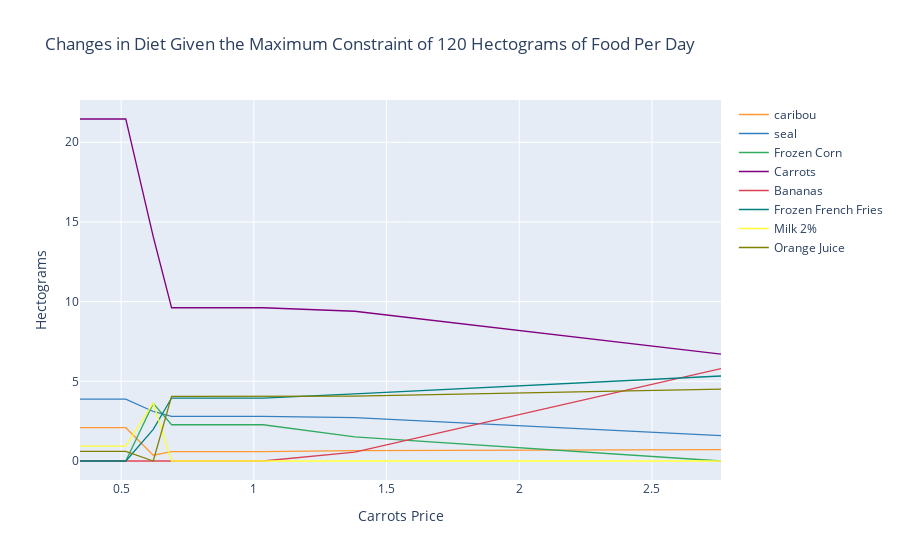

Notebook cell for this chart:
### Code cell
cf.go_offline()

ReferenceGood = 'Carrots'

scale = [0.5,0.75,0.9,1.,1.1,1.2,1.3,1.4,1.5,2,4]

cost0 = solve_subsistence_problem(FoodNutrients_2,Prices_2,
                                  diet_min[group],diet_max[group],max_weight=120,tol=tol).fun

my_p = Prices_2.copy()

diet = {}
for s in scale:

    my_p[ReferenceGood] = Prices_2[ReferenceGood]*s
    result = solve_subsistence_problem(FoodNutrients_2,my_p,
                                       diet_min[group],diet_max[group],max_weight=120,tol=tol)
    diet[my_p[ReferenceGood]] = result.diet

Diet_response = pd.DataFrame(diet).T
Diet_response.index.name = '%s Price' % ReferenceGood

Diet_response.reset_index(inplace=True)

# Get rid of units for index (cufflinks chokes)
Diet_response['%s Price' % ReferenceGood] = Diet_response['%s Price' % ReferenceGood].apply(lambda x: x.magnitude)

Diet_response = Diet_response.set_index('%s Price' % ReferenceGood)

# Just look at goods consumed in quantities greater than error tolerance
Diet_response.loc[:, (Diet_response > tol).sum() > 0].iplot(layout={
    'title': 'Changes in Diet Given the Maximum Constraint of 120 Hectograms of Food Per Day',  # Customize this title as needed
    'xaxis': {
        'title': f'{ReferenceGood} Price'
    },
    'yaxis': {
        'title': 'Hectograms'
    }
})

### Figure 1 — Plotly figure (JSON) as saved in the notebook; plotly's stock layout.template omitted (floating-point values rounded to 4 significant figures)
{"data": [{"line": {"color": "rgba(255, 153, 51, 1.0)", "dash": "solid", "shape": "linear", "width": 1.3}, "mode": "lines", "name": "caribou", "text": "", "type": "scatter", "x": [0.345, 0.5175, 0.621, 0.69, 0.759, 0.828, 0.897, 0.966, 1.035, 1.38, 2.76], "y": [2.092, 2.092, 0.3642, 0.5823, 0.5823, 0.5823, 0.5823, 0.5823, 0.5823, 0.6484, 0.7195]}, {"line": {"color": "rgba(55, 128, 191, 1.0)", "dash": "solid", "shape": "linear", "width": 1.3}, "mode": "lines", "name": "seal", "text": "", "type": "scatter", "x": [0.345, 0.5175, 0.621, 0.69, 0.759, 0.828, 0.897, 0.966, 1.035, 1.38, 2.76], "y": [3.882, 3.882, 3.106, 2.802, 2.802, 2.802, 2.802, 2.802, 2.802, 2.726, 1.592]}, {"line": {"color": "rgba(50, 171, 96, 1.0)", "dash": "solid", "shape": "linear", "width": 1.3}, "mode": "lines", "name": "Frozen Corn", "text": "", "type": "scatter", "x": [0.345, 0.5175, 0.621, 0.69, 0.759, 0.828, 0.897, 0.966, 1.035, 1.38, 2.76], "y": [0, 0, 3.616, 2.275, 2.275, 2.275, 2.275, 2.275, 2.275, 1.514, 0]}, {"line": {"color": "rgba(128, 0, 128, 1.0)", "dash": "solid", "shape": "linear", "width": 1.3}, "mode": "lines", "name": "Carrots", "text": "", "type": "scatter", "x": [0.345, 0.5175, 0.621, 0.69, 0.759, 0.828, 0.897, 0.966, 1.035, 1.38, 2.76], "y": [21.46, 21.46, 14.07, 9.617, 9.617, 9.617, 9.617, 9.617, 9.617, 9.397, 6.707]}, {"line": {"color": "rgba(219, 64, 82, 1.0)", "dash": "solid", "shape": "linear", "width": 1.3}, "mode": "lines", "name": "Bananas", "text": "", "type": "scatter", "x": [0.345, 0.5175, 0.621, 0.69, 0.759, 0.828, 0.897, 0.966, 1.035, 1.38, 2.76], "y": [0, 0, 0, 0, 0, 0, 0, 0, 0, 0.5515, 5.8]}, {"line": {"color": "rgba(0, 128, 128, 1.0)", "dash": "solid", "shape": "linear", "width": 1.3}, "mode": "lines", "name": "Frozen French Fries", "text": "", "type": "scatter", "x": [0.345, 0.5175, 0.621, 0.69, 0.759, 0.828, 0.897, 0.966, 1.035, 1.38, 2.76], "y": [0, 0, 1.987, 3.951, 3.951, 3.951, 3.951, 3.951, 3.951, 4.212, 5.333]}, {"line": {"color": "rgba(255, 255, 51, 1.0)", "dash": "solid", "shape": "linear", "width": 1.3}, "mode": "lines", "name": "Milk 2%", "text": "", "type": "scatter", "x": [0.345, 0.5175, 0.621, 0.69, 0.759, 0.828, 0.897, 0.966, 1.035, 1.38, 2.76], "y": [0.939, 0.939, 3.653, 0, 0, 0, 0, 0, 0, 0, 0]}, {"line": {"color": "rgba(128, 128, 0, 1.0)", "dash": "solid", "shape": "linear", "width": 1.3}, "mode": "lines", "name": "Orange Juice", "text": "", "type": "scatter", "x": [0.345, 0.5175, 0.621, 0.69, 0.759, 0.828, 0.897, 0.966, 1.035, 1.38, 2.76], "y": [0.601, 0.601, 0, 4.052, 4.052, 4.052, 4.052, 4.052, 4.052, 4.073, 4.516]}], "layout": {"title": {"text": "Changes in Diet Given the Maximum Constraint of 120 Hectograms of Food Per Day"}, "xaxis": {"title": {"text": "Carrots Price"}}, "yaxis": {"title": {"text": "Hectograms"}}}}
